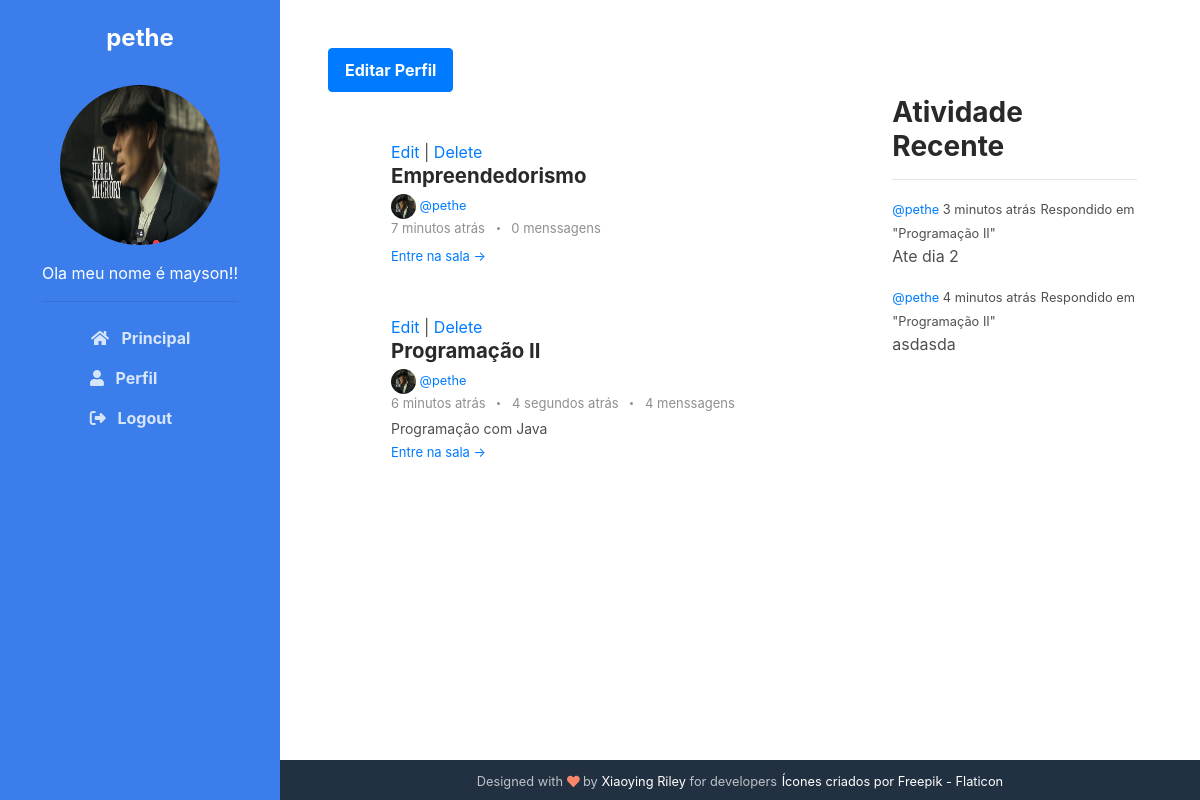
Page /profile/1 (signed in) on the committed database.
### base/models.py (models this page shows, shortened)
class User(AbstractUser):
    name = models.CharField(max_length=200, null=True)
    email = models.EmailField(unique=True)
    bio = models.TextField(default='')
    avatar = models.ImageField(null=True, default="profile.png")
    USERNAME_FIELD = 'email'
    REQUIRED_FIELDS = []

class Room(models.Model):
    host = models.ForeignKey(User, on_delete=models.SET_NULL, null=True)
    classe = models.ForeignKey(Classe, on_delete=models.SET_NULL, null=True)
    name = models.CharField(max_length=200)
    desc = models.TextField(null=True, blank=True)
    room_join = models.CharField(default='room', max_length=20)
    participants = models.ManyToManyField(
        User, related_name='participants', blank=True)
    date_control_initial = models.DateField(default=datetime.today, null=False)
    date_control_end = models.DateField(blank=True, null=True)
    updated = models.DateTimeField(auto_now=True)
    created = models.DateTimeField(auto_now_add=True)
    created_in = models.TextField(blank=True)
    class Meta:
        ordering = ['-updated', '-created']
    def __str__(self):
        return self.name

class Message(models.Model):
    user = models.ForeignKey(User, on_delete=models.CASCADE)
    room = models.ForeignKey(Room, on_delete=models.CASCADE)
    body = models.TextField()
    update = models.DateTimeField(auto_now=True)
    created = models.DateTimeField(auto_now_add=True)
    created_in = models.TextField(null=True, blank=True)

### base/views.py (the view)
# urls.py: path('profile/<str:pk>', views.userProfile, name="user-profile"),
@login_required(login_url='login')
def userProfile(request, pk):
    user = User.objects.get(id=pk)
    rooms = user.room_set.all()
    room_messages = user.message_set.all().order_by('-created')
    classes = Classe.objects.all()
    recent_activity = room_messages[:6]
    context = {'user': user, 'rooms': rooms,
               'room_messages': room_messages, 'classes': classes, 'recent_activity': recent_activity}
    return render(request, 'base/user_posts.html', context)

### base/templates/base/user_posts.html
{% extends 'main.html' %}
{% block content%}
    <div class="main-2-column main-container">
        <div>
            <button class="btn btn-primary"><a class="text-white text-decoration-none" href="{% url 'user-config' %}">Editar Perfil</a></button>
            {% include 'base/feed_component.html' %}
        </div>
        {% if user == request.user %}
            <div>
                {% include 'base/activity_component.html' %}
            </div>
        {% endif %}
    </div>
{% endblock content %}

### templates/navbar.html (shortened to what this page needs)
{% load static %}
<header class="header text-center">
    {% if user.is_authenticated %}
        <h1 class="blog-name pt-lg-4 mb-0"><a href="">{{user.username}} </a></h1>
        <nav class="navbar navbar-expand-lg navbar-dark" >
                <div id="navigation" class="collapse navbar-collapse flex-column" >
                    <div class="profile-section pt-3 pt-lg-0">
                        <img class="profile-image mb-3 rounded-circle mx-auto" src="{{user.avatar.url}}" alt="image" >
                        <p>{{user.bio}}</p>
                        <hr>
                    </div>
                    <ul id="navi" class="navbar-nav flex-column text-left" onclick="navIconActive()">
                        <li class="nav-item">
                            <a class="nav-link" href="{% url 'home' %}"><i class="fas fa-home fa-fw mr-2"></i>
                                Principal <span class="sr-only">(current)</span>
                            </a>
                        </li>
                        <li class="nav-item">
                            <a href="{% url 'user-profile' user.id%}" class="nav-link"><i class="fa fa-user mr-2" aria-hidden="true"></i>
                                Perfil
                            </a>
                        </li>
                        {% if request.user == user %}
                            <li class="nav-item">
                            <a class="nav-link" href="{% url 'logout' %}"><i class="fa-solid fa-right-from-bracket mr-2"></i>
                                Logout
                            </a>
                            </li>
                        {% endif %}
                    </ul>
                </div>
        </nav>
    {% endif %}
</header>

### base/templates/base/feed_component.html
{% load humanize %}
<section class="blog-list px-3 py-5 p-md-5 ">
    <div class="container">
        {% for room in rooms %}
            {% if request.user == room.host %}
                <a href="{% url 'update-room' room.id%}">Edit</a>
                |
                <a href="{% url 'delete-room' room.id%}">Delete</a>
            {% endif %}
            <div class="item mb-5">
                <div class="media">
                    <div class="media-body">
                        <h3 class="title mb-1">
                            <a href="{% url 'join' room.id%}">
                                {{room.name}}
                            </a>
                        </h3>
                        <small>
							<img class="msg-img rounded-circle m-0" src="{{room.host.avatar.url}}" alt="image" >
                            <a href="{% url 'user-profile' room.host.id %}">@{{room.host.username}}</a>
                        </small>
                        <div class="meta mb-1"><span class="date">
                            {{room.created_in}}
                        </span>
                            {% if room.message_set.all.count > 0 %}
                            <span class="time">
                            {% for m in room.message_set.all %}
                                {% if forloop.last %}
                                {{m.created_in}}
                                {% endif %}
                            {% endfor%}
                            </span>
                            {% endif %}
                            <span class="comment">
                                <a href="#">
                                    {{room.message_set.all.count}}
                                {% if room.message_set.all.count > 1 or room.message_set.all.count == 0%}
                                    menssagens
                                {% else %}
                                    menssagem
                                {% endif %}
                                </a>
                            </span>
                        </div>
                        <div class="intro">{{room.desc|truncatechars:70}}</div>
                        <a class="more-link" href="{% url 'room' room.id%}">Entre na sala &rarr;</a>
                    </div>
                </div>
            </div>
        {% endfor %}
    </div>
</section>

### base/templates/base/activity_component.html
<div class="container pt-5">
	<h3>Atividade Recente</h3>
	<hr />
	{% for message in recent_activity%}
	<div>
		<small
			><a href="{% url 'user-profile' message.user.id%}">@{{message.user.username}} </a>
			{{message.created_in}}</small
		>
		<small>Respondido em "{{message.room}}"</small>
		<p>{{message.body|truncatechars:50}}</p>
	</div>
	{% endfor %}
</div>

### static/styles/main.css (style rules this page uses)
.main-container { min-height: calc(100vh - 40px) !important; padding: 48px; }
.main-2-column { display: grid; grid-template-columns: 3fr 1.5fr; }
body { -webkit-font-smoothing: antialiased; -moz-osx-font-smoothing: grayscale; color: #4f4f4f; }
h1, h2, h3, h4, h5, h6 { color: #292929; font-weight: bold; }
.btn { font-weight: bold; padding: 0.375rem 1rem; height: 2.75rem; transition: all 0.4s ease-in-out; }
.btn-primary { color: #fff; }
.header { position: fixed; left: 0; top: 0; height: 100vh; width: 280px; background: #3b7eeb; color: #fff; }
.header .blog-name { font-weight: bold; font-size: 1.5rem; color: #fff; }
.header .blog-name a { color: #fff; }
.header .navbar { padding: 2rem 1rem; }
.header .nav-item { font-weight: bold; }
.header .nav-item .nav-link { color: rgba(255, 255, 255, 0.8); }
.msg-img { width: 25px; height: 25px; }
.profile-section .profile-image { width: 160px; height: 160px; }
.main-wrapper .container { max-width: 820px; }
.blog-list .item .title { font-size: 1.275rem; }
.blog-list .item .title a { color: #292929; }
.blog-list .item .intro { font-size: 0.875rem; }
.blog-list .item .more-link { font-size: 0.8125rem; }
.meta { color: #8f8f8f; font-size: 0.8125rem; }
.meta span { display: inline-block; }
.meta span a { color: #8f8f8f; }
.meta span:after { content: ""; display: inline-block; width: 3px; height: 3px; border-radius: 50%; background: #8f8f8f; margin-left: 0.5rem; margin-right: 0.5rem; position: relative; top: -3px; }
.meta span:last-child:after { display: none; }
body { overflow-x: hidden; }

### rows in the picture
User: username "pethe", avatar (picture), bio "Ola meu nome é mayson!!"
Room: shows "Edit", name "Empreendedorismo", host.avatar (picture), host.username "pethe", created_in "7 minutos atrás", message_set.all.count "0", shows "menssagens"
Room: shows "Edit", name "Programação II", host.avatar (picture), host.username "pethe", created_in "6 minutos atrás", message_set.all.count "4", shows "menssagens", desc "Programação com Java"
Message: created_in "4 segundos atrás"
Message: user.username "pethe", created_in "3 minutos atrás", room "Programação II", body "Ate dia 2"
Message: user.username "pethe", created_in "4 minutos atrás", room "Programação II", body "asdasda"
